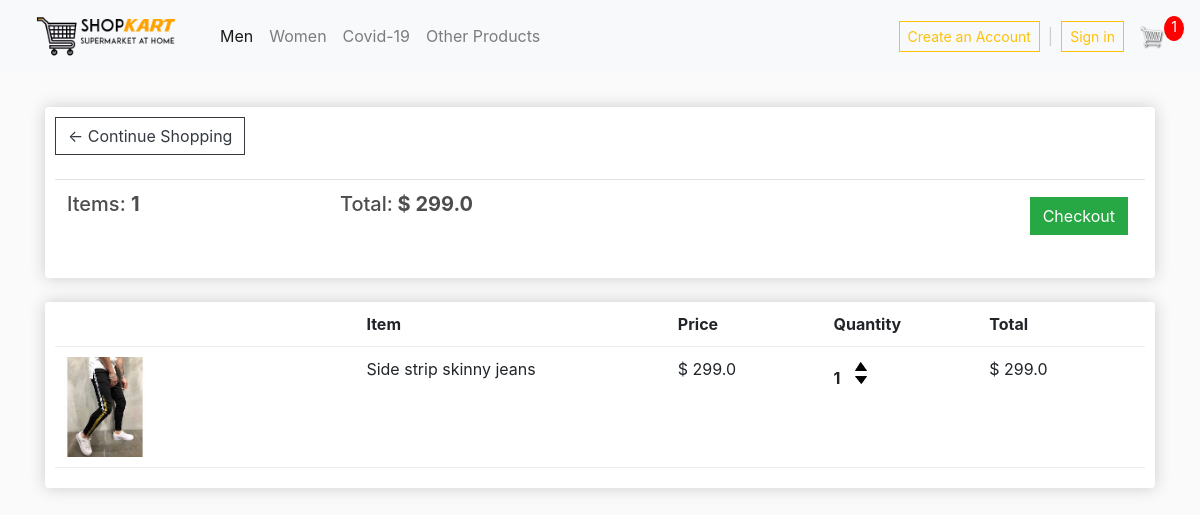
The app's page /cart/ (signed in) with its own data.
### store/models.py (models this page shows, shortened)
class Order(models.Model):
	customer = models.ForeignKey(Customer, on_delete=models.SET_NULL, null=True, blank=True)
	date_ordered = models.DateTimeField(auto_now_add=True)
	complete = models.BooleanField(default=False)
	transaction_id = models.CharField(max_length=100, null=True)
	@property
	def get_cart_total(self):
		orderitems = self.orderitem_set.all()
		total =sum([item.get_total for item in orderitems])
		return total
	@property
	def get_cart_items(self):
		orderitems = self.orderitem_set.all()
		total =sum([item.quantity for item in orderitems])
		return total

class OrderItem(models.Model):
	product = models.ForeignKey(Product, on_delete=models.SET_NULL, null=True)
	order = models.ForeignKey(Order, on_delete=models.SET_NULL, null=True)
	quantity = models.IntegerField(default=0, null=True, blank=True)
	date_added = models.DateTimeField(auto_now_add=True)
	@property
	def get_total(self):
		total = self.product.price * self.quantity
		return total

class Product(models.Model):
	name = models.CharField(max_length=200)
	price = models.FloatField()
	digital = models.BooleanField(default=False,null=True, blank=True)
	image = models.ImageField(null=True, blank=True)
	@property
	def imageURL(self):
		try:
			url = self.image.url
		except:
			url = ''
		return url

### store/views.py (the view)
def cart(request):
      data = cartData(request)
      cartItems = data['cartItems']
      order = data['order']
      items = data['items']
      context ={'items':items, 'order':order, 'cartItems':cartItems}
      return render(request, 'store/cart.html', context)

### store/utils.py (called while the page is built)
def cartData(request):
	if request.user.is_authenticated:
		customer = request.user.customer
		order, created = Order.objects.get_or_create(customer=customer, complete=False)
		items = order.orderitem_set.all()
		cartItems = order.get_cart_items
	else:
		cookieData = cookieCart(request)
		cartItems = cookieData['cartItems']
		order = cookieData['order']
		items = cookieData['items']
	return {'cartItems':cartItems ,'order':order, 'items':items}

### store/templates/store/cart.html
{% extends 'store/main.html' %}
{% load static %}
{% block content %}
<div class="row">
    <div class="col-lg-12">
        <div class="box-element">
            <a  class="btn btn-outline-dark" href="{% url 'store' %}">&#x2190; Continue Shopping</a>
            <br>
            <br>
            <table class="table">
                <tr>
                    <th><h5>Items: <strong>{{order.get_cart_items}}</strong></h5></th>
                    <th><h5>Total:<strong> $ {{order.get_cart_total}}</strong></h5></th>
                    <th>
                        <a  style="float:right; margin:5px;" class="btn btn-success" href="{% url 'checkout' %}">Checkout</a>
                    </th>
                </tr>
            </table>
        </div>
        <br>
        <div class="box-element">
            <div class="cart-row">
                <div style="flex:2"></div>
                <div style="flex:2"><strong>Item</strong></div>
                <div style="flex:1"><strong>Price</strong></div>
                <div style="flex:1"><strong>Quantity</strong></div>
                <div style="flex:1"><strong>Total</strong></div>
            </div>
            {% for item in items %}
            <div class="cart-row">
                <div style="flex:2"><img class="row-image" src="{{item.product.imageURL}}"></div>
                <div style="flex:2"><p>{{item.product.name}}</p></div>
                <div style="flex:1"><p>$ {{item.product.price}}</p></div>
                <div style="flex:1">
                    <p class="quantity">{{item.quantity}}</p>
                    <div class="quantity">
                        <img data-product="{{item.product.id}}" data-action="add" class="chg-quantity update-cart" src="{% static  'images/arrow-up.png' %}">
                        <img data-product="{{item.product.id}}" data-action="remove" class="chg-quantity update-cart" src="{% static  'images/arrow-down.png' %}">
                    </div>
                </div>
                <div style="flex:1"><p>$ {{item.get_total}}</p></div>
            </div>
            {% endfor %}
        </div>
    </div>
</div>
    {% endblock content %}

### static/css/main.css (style rules this page uses)
body { background-color: hsl(0, 0%, 98%); }
h1,h2,h3,h4,h5,h6 { color:hsl(0, 0%, 30%); }
.box-element { box-shadow:hsl(0, 0%, 80%) 0 0 16px; background-color: #fff; border-radius: 4px; padding: 10px; }
.col-lg-4, .col-lg-6, .col-lg-8, .col-lg-12 { margin-top: 10px; }
.btn { border-radius: 0; }
.row-image { width: 100px; }
.cart-row { display: flex; align-items: flex-stretch; padding-bottom: 10px; margin-bottom: 10px; border-bottom: 1px solid #ececec; }
.quantity { display: inline-block; font-weight: 700; padding-right:10px; }
.chg-quantity { width: 12px; cursor: pointer; display: block; margin-top: 5px; transition:.1s; }

### records on screen
Order: get_cart_items "1", get_cart_total "299.0"
OrderItem: product.imageURL (picture), product.name "Side strip skinny jeans", product.price "299.0", quantity "1", get_total "299.0"

### other values on screen
{{ cartItems }} "1"
